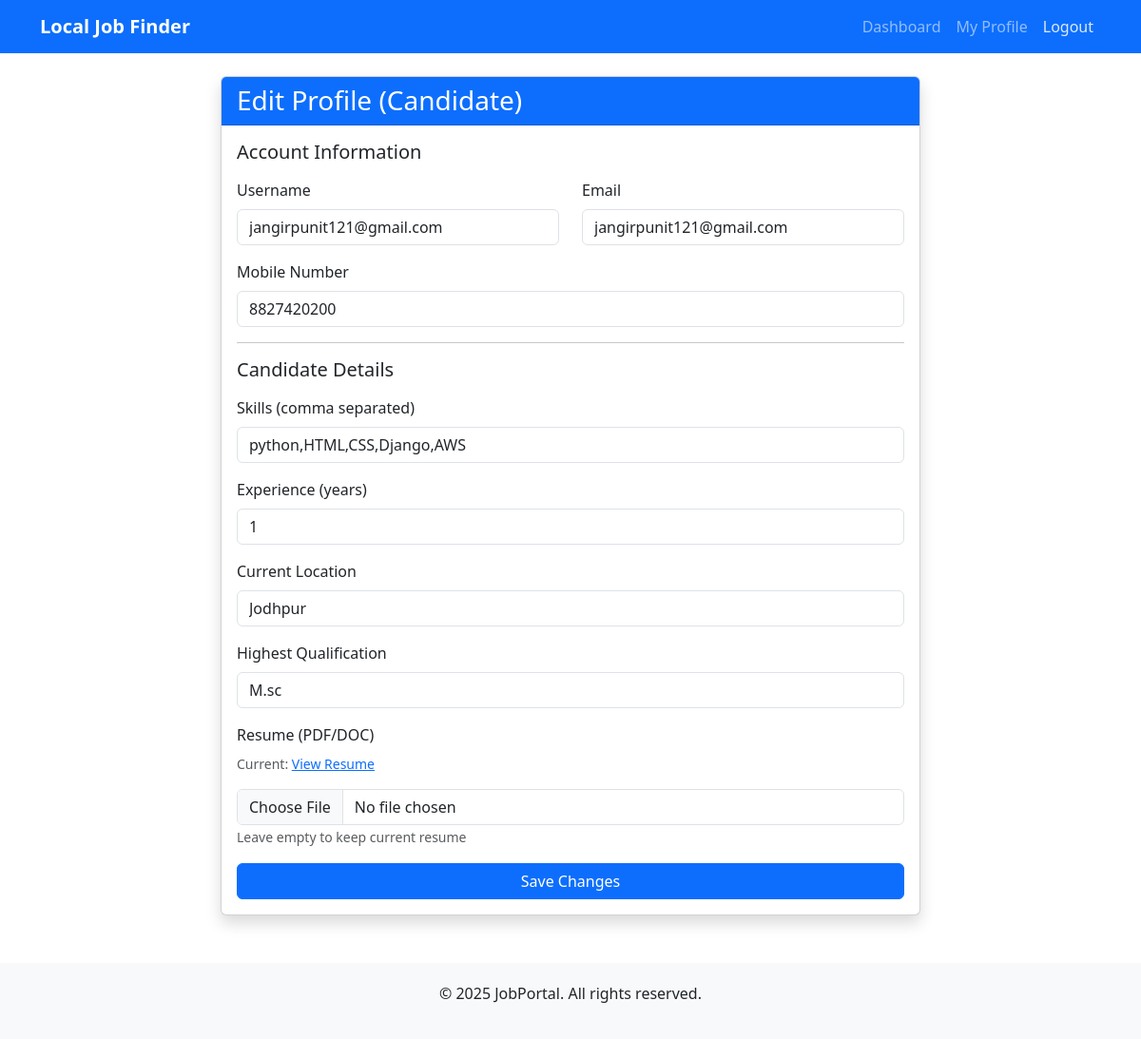
/edit-profile/ (signed in), run on the app's committed database.
### findjob/models.py (models this page shows, shortened)
class User(AbstractUser):
    USER_TYPE_CHOICES = (
        ('company', 'Company'),
        ('candidate', 'Candidate'),
    )
    user_type = models.CharField(max_length=10, choices=USER_TYPE_CHOICES)
    mobile_number = models.CharField(max_length=15, blank=True, null=True)

class CandidateProfile(models.Model):
    user = models.OneToOneField(User, on_delete=models.CASCADE)
    resume = models.FileField(upload_to='resumes/', blank=True, null=True)
    skills = models.TextField(help_text="Comma-separated skills (e.g., Python, Django, React)")
    experience = models.IntegerField(help_text="Years of experience")
    location = models.CharField(max_length=255, help_text="Current city/location")
    qualification = models.CharField(max_length=255, blank=True, null=True, help_text="Highest qualification (e.g., B.Tech, MCA)")

### findjob/views.py (the view, shortened to what this page needs)
# urls.py: path('edit-profile/', edit_profile, name='edit_profile'),
@login_required
def edit_profile(request):
    user = request.user
    if user.user_type == 'company':
        profile = user.companyprofile
        if request.method == 'POST':
            user.username = request.POST.get('username')
            user.email = request.POST.get('email')
            user.mobile_number = request.POST.get('mobile_number')
            user.save()
            profile.company_name = request.POST.get('company_name')
            profile.location = request.POST.get('location')
            profile.website = request.POST.get('website')
            profile.contact_number = request.POST.get('contact_number')
            profile.description = request.POST.get('description')
            if request.FILES.get('logo'):
                profile.logo = request.FILES['logo']
            profile.save()
            messages.success(request, "Company profile updated successfully!")
            return redirect('company-dashboard')
        context = {
            'user': user,
            'profile': profile,
            'user_type': 'company'
        }
        return render(request, 'edit_profile.html', context)
    elif user.user_type == 'candidate':
        profile = user.candidateprofile
        context = {
            'user': user,
            'profile': profile,
            'user_type': 'candidate'
        }
        return render(request, 'edit_profile.html', context)
    else:
        messages.error(request, "Invalid user type.")
        return redirect('home')

### findjob/templates/edit_profile.html (shortened to what this page needs)
{% extends 'base.html' %}
{% load static %}
{% block content %}
<div class="row justify-content-center">
    <div class="col-md-8">
        <div class="card shadow">
            <div class="card-header bg-primary text-white">
                <h3 class="mb-0">Edit Profile ({{ user_type|title }})</h3>
            </div>
            <div class="card-body">
                <form method="post" enctype="multipart/form-data">
                    <h5 class="mb-3">Account Information</h5>
                    <div class="row mb-3">
                        <div class="col-md-6">
                            <label for="username" class="form-label">Username</label>
                            <input type="text" name="username" id="username" class="form-control" value="{{ user.username }}" required>
                        </div>
                        <div class="col-md-6">
                            <label for="email" class="form-label">Email</label>
                            <input type="email" name="email" id="email" class="form-control" value="{{ user.email }}" required>
                        </div>
                    </div>
                    <div class="mb-3">
                        <label for="mobile_number" class="form-label">Mobile Number</label>
                        <input type="text" name="mobile_number" id="mobile_number" class="form-control" value="{{ user.mobile_number }}">
                    </div>
                    <hr>
                    {% if user_type == 'company' %}
                        <h5 class="mb-3">Company Details</h5>
                        <div class="mb-3">
                            <label for="company_name" class="form-label">Company Name</label>
                            <input type="text" name="company_name" id="company_name" class="form-control" value="{{ profile.company_name }}" required>
                        </div>
                        <div class="mb-3">
                            <label for="location" class="form-label">Company Location</label>
                            <input type="text" name="location" id="location" class="form-control" value="{{ profile.location }}" required>
                        </div>
                        <div class="mb-3">
                            <label for="website" class="form-label">Website</label>
                            <input type="url" name="website" id="website" class="form-control" value="{{ profile.website }}">
                        </div>
                        <div class="mb-3">
                            <label for="contact_number" class="form-label">Contact Number (HR/WhatsApp)</label>
                            <input type="text" name="contact_number" id="contact_number" class="form-control" value="{{ profile.contact_number }}">
                        </div>
                        <div class="mb-3">
                            <label for="description" class="form-label">Company Description</label>
                            <textarea name="description" id="description" rows="4" class="form-control">{{ profile.description }}</textarea>
                        </div>
                        <div class="mb-3">
                            <label for="logo" class="form-label">Company Logo</label>
                            {% if profile.logo %}
                                <div class="mb-2">
                                    <img src="{{ profile.logo.url }}" alt="Current Logo" style="max-height: 80px;">
                                    <p class="small text-muted">Current logo</p>
                                </div>
                            {% endif %}
                            <input type="file" name="logo" id="logo" class="form-control" accept="image/*">
                            <small class="text-muted">Leave empty to keep current logo</small>
                        </div>
                    {% elif user_type == 'candidate' %}
                        <h5 class="mb-3">Candidate Details</h5>
                        <div class="mb-3">
                            <label for="skills" class="form-label">Skills (comma separated)</label>
                            <input type="text" name="skills" id="skills" class="form-control" value="{{ profile.skills }}" required>
                        </div>
                        <div class="mb-3">
                            <label for="experience" class="form-label">Experience (years)</label>
                            <input type="number" name="experience" id="experience" class="form-control" value="{{ profile.experience }}" required>
                        </div>
                        <div class="mb-3">
                            <label for="location" class="form-label">Current Location</label>
                            <input type="text" name="location" id="location" class="form-control" value="{{ profile.location }}" required>
                        </div>
                        <div class="mb-3">
                            <label for="qualification" class="form-label">Highest Qualification</label>
                            <input type="text" name="qualification" id="qualification" class="form-control" value="{{ profile.qualification }}">
                        </div>
                        <div class="mb-3">
                            <label for="resume" class="form-label">Resume (PDF/DOC)</label>
                            {% if profile.resume %}
                                <p class="small text-muted">Current: <a href="{{ profile.resume.url }}" target="_blank">View Resume</a></p>
                            {% endif %}
                            <input type="file" name="resume" id="resume" class="form-control" accept=".pdf,.doc,.docx">
                            <small class="text-muted">Leave empty to keep current resume</small>
                        </div>
                    {% endif %}
                    <button type="submit" class="btn btn-primary w-100">Save Changes</button>
                </form>
            </div>
        </div>
    </div>
</div>
{% endblock %}

### findjob/templates/base.html (style rules this page uses)
body { font-family: 'Segoe UI', Tahoma, Geneva, Verdana, sans-serif; }

### data on the page
User: user_type "Candidate", username "jangirpunit121@gmail.com", email "jangirpunit121@gmail.com", mobile_number "8827420200"
CandidateProfile: skills "python,HTML,CSS,Django,AWS", experience "1", location "Jodhpur", qualification "M.sc"
